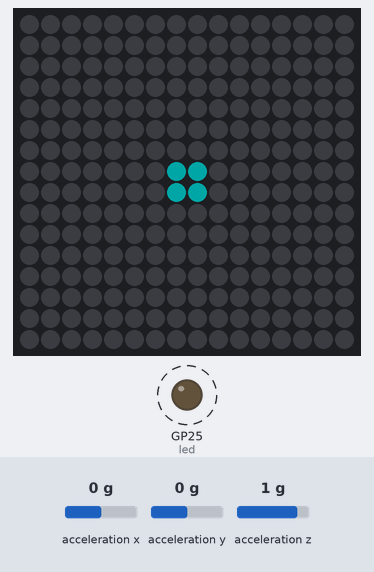
Bench run of a program on a simulated Raspberry Pi Pico running MicroPython. Parts: 16×16 RGB LED matrix (first LED top left, wired row by row, every second row reversed), output pins drawn as LEDs (lit = HIGH). Dashed ring = blinking. The test bench sets the inputs (shaded band); at power-on: acceleration x 0 g, acceleration y 0 g, acceleration z 1 g. Dim RGB values are drawn brighter than linear; pins used as bus, display or sensor lines are not drawn; what the program prints to the serial console is not drawn.

Above: at 1.2 s.
1.3 s: acceleration x set to -1.4 g
At 2.7 s:
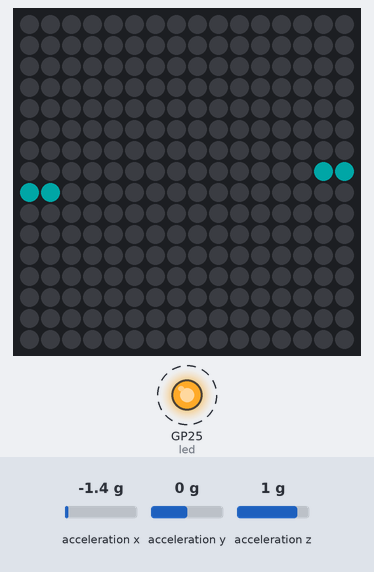
2.8 s: acceleration y set to -1.4 g
At 3.24 s:
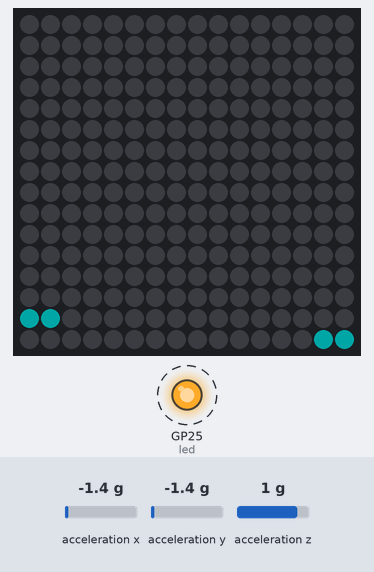
4.3 s: acceleration x set to -0.8 g
At 4.94 s:
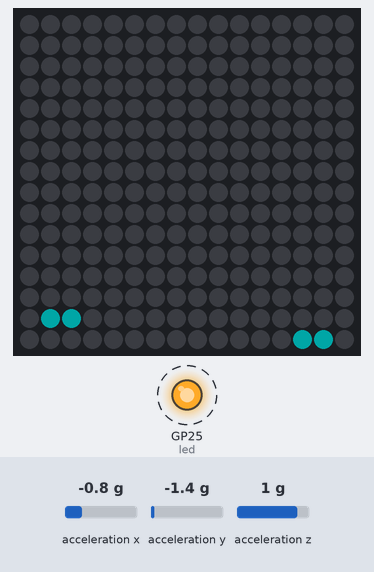
5.8 s: acceleration y set to -0.8 g
At 6.07 s:
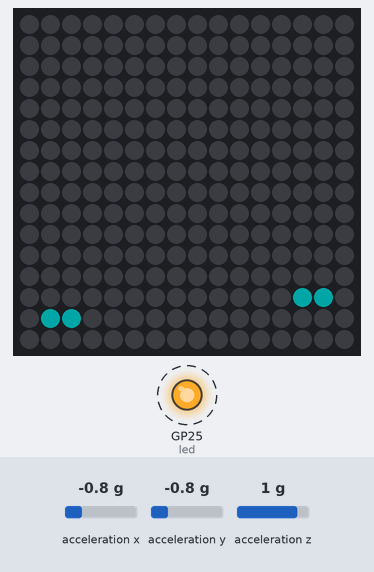
Timing chart, 0 to 8.3 s (numbered marks = the images above; inputs shaded):
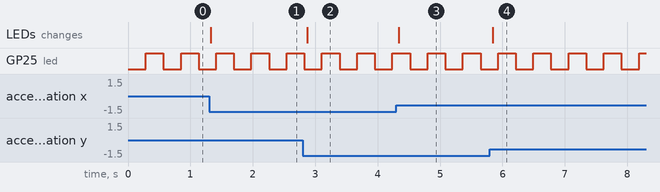

The program:

10-accel-bubble.py
```python
# Test 10: Accelerometer Bubble
# Filename: 10-accel-bubble.py
# Version: 1.1.0
#
# A 2x2 dot on the matrix acts like a bubble in a level: tilt the kit
# and the dot slides toward the low side. If it slides the wrong way,
# change FLIP_X or FLIP_Y. If left-right and up-down are swapped,
# change SWAP_XY.
# The LED on the Pico board blinks while the program runs. If a reading
# fails, the dot stays where it was and the program keeps going.
# Not yet tested on hardware.

from machine import Pin, I2C
from neopixel import NeoPixel
from utime import sleep, sleep_us, ticks_ms, ticks_diff
import ustruct
import config

print("Test 10: Accelerometer Bubble (version 1.1.0)")

# hardware settings from config.py
NEOPIXEL_PIN = config.NEOPIXEL_PIN
NUMBER_PIXELS = config.NUMBER_PIXELS
MATRIX_WIDTH = config.MATRIX_WIDTH
MATRIX_HEIGHT = config.MATRIX_HEIGHT
SERPENTINE = config.SERPENTINE
ACCEL_I2C_ID = config.ACCEL_I2C_ID
ACCEL_SDA_PIN = config.ACCEL_SDA_PIN
ACCEL_SCL_PIN = config.ACCEL_SCL_PIN
ACCEL_ADDRESS = config.ACCEL_ADDRESS

# LIS3DH registers
CTRL_REG1 = 0x20
CTRL_REG4 = 0x23
ACCEL_DATA_REGISTER = 0x28 | 0x80   # the 0x80 bit makes the chip step through x, y, z
COUNTS_PER_G = 16384

# keeping the sensor working
I2C_FREQ = 100000       # a slower clock is less bothered by noise from the matrix wires
MAX_BAD_READINGS = 5    # this many failed readings in a row restarts the sensor
CHECK_MS = 1000         # how often to check on the sensor
HEARTBEAT_MS = 250      # how often the LED on the Pico board blinks

# how the sensor is mounted relative to the matrix
FLIP_X = False
FLIP_Y = True
SWAP_XY = False

strip = NeoPixel(Pin(NEOPIXEL_PIN), NUMBER_PIXELS)
led = Pin("LED", Pin.OUT)   # the LED on the Pico board

def free_bus():
    # If a program stops in the middle of a reading, the sensor can be left
    # holding the SDA wire low. Nine clock pulses let it finish sending its
    # byte, then a stop signal (SDA going high while SCL is high) frees the bus.
    scl = Pin(ACCEL_SCL_PIN, Pin.OUT, value=1)
    sda = Pin(ACCEL_SDA_PIN, Pin.IN, Pin.PULL_UP)
    for i in range(9):
        scl.value(0)
        sleep_us(5)
        scl.value(1)
        sleep_us(5)
    scl.value(0)
    sda.init(Pin.OUT, value=0)
    sleep_us(5)
    scl.value(1)
    sleep_us(5)
    sda.init(Pin.IN, Pin.PULL_UP)
    sleep_us(5)

def start_sensor():
    global i2c
    free_bus()
    i2c = I2C(ACCEL_I2C_ID, sda=Pin(ACCEL_SDA_PIN), scl=Pin(ACCEL_SCL_PIN), freq=I2C_FREQ)
    try:
        i2c.writeto_mem(ACCEL_ADDRESS, CTRL_REG1, b'\x57')   # 100 readings a second, x y z on
        i2c.writeto_mem(ACCEL_ADDRESS, CTRL_REG4, b'\x88')   # high resolution, +/- 2 g
    except OSError:
        print("Accelerometer did not answer at address", hex(ACCEL_ADDRESS))

def sensor_has_settings():
    # a dip in the power can reset the chip, which puts it back to sleep
    try:
        return i2c.readfrom_mem(ACCEL_ADDRESS, CTRL_REG1, 1)[0] == 0x57
    except OSError:
        return False

start_sensor()

def xy(x, y):
    if SERPENTINE and y % 2 == 1:
        return y * MATRIX_WIDTH + (MATRIX_WIDTH - 1 - x)
    return y * MATRIX_WIDTH + x

def to_column(g, size):
    # -1 g -> 0, 0 g -> middle, +1 g -> size - 2 (leaves room for the 2x2 dot)
    position = round((g + 1) / 2 * (size - 2))
    return max(0, min(size - 2, position))

ax, ay = 0, 0         # the last good reading: level until the first one
bad_readings = 0
last_check = ticks_ms()
last_blink = ticks_ms()
while True:
    if ticks_diff(ticks_ms(), last_blink) >= HEARTBEAT_MS:
        led.toggle()    # blinks while the program runs
        last_blink = ticks_ms()

    try:
        raw = i2c.readfrom_mem(ACCEL_ADDRESS, ACCEL_DATA_REGISTER, 6)
        ax, ay, az = ustruct.unpack('<hhh', raw)
        bad_readings = 0
    except OSError:
        bad_readings += 1   # keep the last good ax and ay
    # once a second, restart the sensor if it stopped answering or lost its settings
    if ticks_diff(ticks_ms(), last_check) >= CHECK_MS:
        last_check = ticks_ms()
        if bad_readings >= MAX_BAD_READINGS or not sensor_has_settings():
            print("Accelerometer not working - restarting it")
            start_sensor()
            bad_readings = 0

    gx = ax / COUNTS_PER_G
    gy = ay / COUNTS_PER_G
    if SWAP_XY:
        gx, gy = gy, gx
    if FLIP_X:
        gx = -gx
    if FLIP_Y:
        gy = -gy
    col = to_column(gx, MATRIX_WIDTH)
    row = to_column(gy, MATRIX_HEIGHT)

    for i in range(NUMBER_PIXELS):
        strip[i] = (0, 0, 0)
    for dx in range(2):
        for dy in range(2):
            strip[xy(col + dx, row + dy)] = (0, 40, 40)
    strip.write()
    sleep(0.03)
```

config.py
```python
# Moving Rainbow Configuration file
# Filename: config.py
# Version: 1.0.0
#
# This file contains the hardware configuration for the Tilt-a-Rainbow
# kit. It is imported by each program.

# 16x16 NeoPixel matrix (256 pixels)
NEOPIXEL_PIN = 0
MATRIX_WIDTH = 16
MATRIX_HEIGHT = 16
NUMBER_PIXELS = MATRIX_WIDTH * MATRIX_HEIGHT
# Many 16x16 panels are wired in a zig-zag: row 0 runs left to right,
# row 1 runs right to left, and so on. This panel is NOT: every row runs
# left to right. (Test 10 showed it: with True, the two rows of the dot
# moved in opposite directions.) Run 06-walk-pixels.py to see the pixel order.
SERPENTINE = False

# Largest color number that is safe when ALL 256 pixels are lit at once.
# 256 pixels at (8, 8, 8) draw about 480 mA, close to what a USB port supplies.
# Programs that light only a few pixels can use bigger numbers.
LEVEL = 8

# Two mode buttons, each wired from its GPIO pin to GND
BUTTON_PIN_1 = 14
BUTTON_PIN_2 = 15

# Accelerometer on I2C bus 0 (GP16 is SDA, GP17 is SCL)
# LIS3DH accelerometer. 0x19 is the usual address (0x18 if SDO is tied to GND).
# Run 02-probe.py to check.
ACCEL_I2C_ID = 0
ACCEL_SDA_PIN = 16
ACCEL_SCL_PIN = 17
ACCEL_ADDRESS = 0x19
```

Measured:
- after the input at 1.3 s, the LEDs: change at once (image 1)
- after the input at 2.8 s, the LEDs: change after 0.07 s (image 2)
- after the input at 4.3 s, the LEDs: change at once (image 3)
- after the input at 5.8 s, the LEDs: change after 0.05 s (image 4)
- by itself, GP25 (led): alternates HIGH for 0.28 s and LOW for 0.28 s
